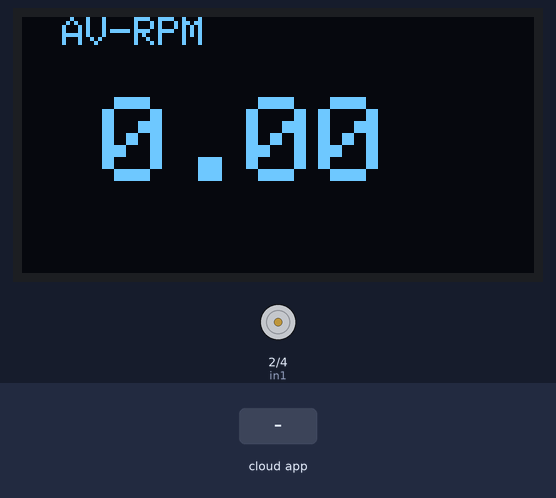
Bench run of a sketch on a simulated Arduino Uno, built with avr-gcc and run on an emulated ATmega328P. On the bench: 128×64 one-colour display, motor-driver pin pairs drawn as motors (green arrow = first pin HIGH = forward, orange = second pin HIGH = backward, longer = more drive, scaled by the enable pin). The test bench sets the inputs (shaded band). The ROS host is connected and sends only what is stated.

Above: at 1.2 s.
1.3 s: the phone or cloud app sets u_out to -100
At 2.5 s:
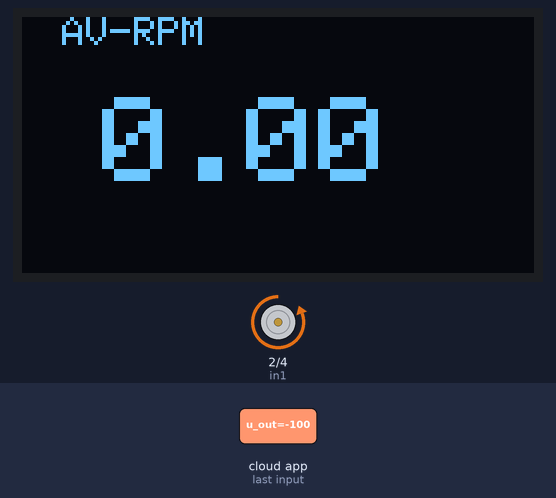
2.8 s: the phone or cloud app sets u_out to 0
At 3.3 s:
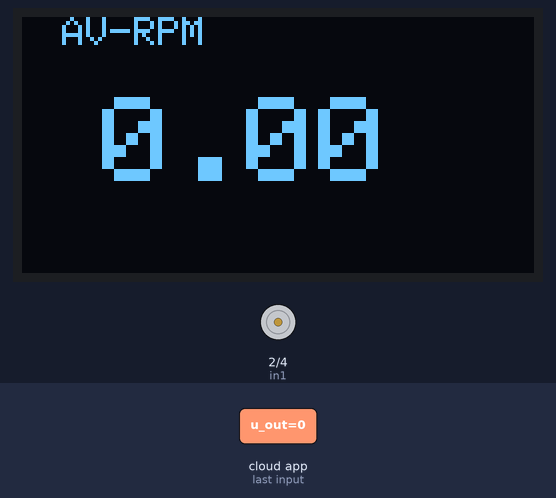
4.3 s: the phone or cloud app sets u_out to 100
At 5.0 s:
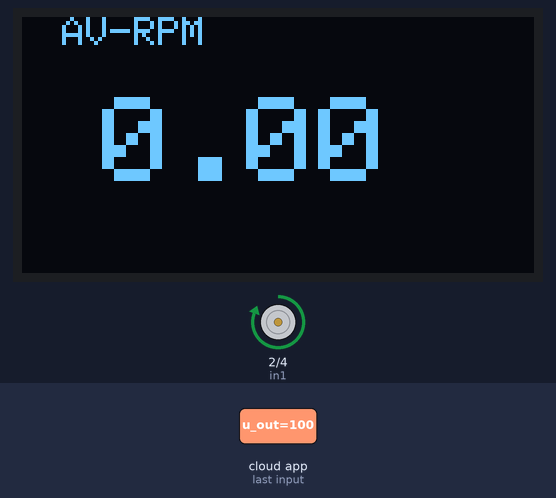
Timing chart, 0 to 7.3 s (numbered marks = the images above; inputs shaded):
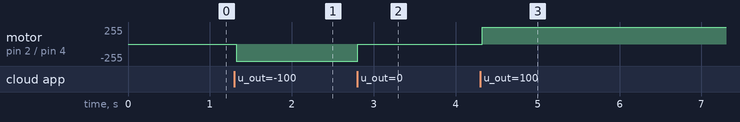

Measured:
- after the input at 1.3 s, motor on pin 2 (in1) / pin 4 (in2): stopped → backward 255/255 at once
- after the input at 2.8 s, motor on pin 2 (in1) / pin 4 (in2): backward 255/255 → stopped at once
- after the input at 4.3 s, motor on pin 2 (in1) / pin 4 (in2): stopped → forward 255/255 at once

The sketch:

test_pwm.ino
```cpp
//ROS LIBRARIES
#include <ros.h>
#include <std_msgs/Float32.h>


//OLED DISPLAY LIBRARIES
#include <Wire.h>
#include <Adafruit_GFX.h>
#include <Adafruit_SSD1306.h>
#define SCREEN_WIDTH 128 // OLED display width, in pixels
#define SCREEN_HEIGHT 64 // OLED display height, in pixels
// Declaration for an SSD1306 display connected to I2C (SDA, SCL pins)
Adafruit_SSD1306 display(SCREEN_WIDTH, SCREEN_HEIGHT, &Wire, -1);

//ROS NODE DECLARATION
ros::NodeHandle nh;

//PIN DEFINITIONS
#define enc_count_rev 12
#define ENC_IN 18

//int PWM=4;
//int DIR=2;


//MOTOR CONTROL
int in1=2; //
int in2=4;
int enA=3; //

//AVERAGE CALCULUS
int index=0;
float total=0.0;
float average=0.0;
const int numReadings=300;
float readings[numReadings];


//VARIABLE DEFINITIOS FOR FILTER & CONTROL
float rpm=0;
float rpmFilter=rpm;
float alpha=0.05;
float rad=1;
float motorPWM=0;
long time= 0.0;
long previousTime= 0;
bool encoderDirection=false;
bool direction=false;

//CALLBACK AND LIMITATION OF ENTRY DATA
void messageCb(const std_msgs::Float32& val_msg){
  //motorPWM=map(val_msg.data,-1,1,-255,255);
  motorPWM=val_msg.data*255;
  if (motorPWM > 255){
    analogWrite(enA, 255);
    digitalWrite(in1, HIGH);
    digitalWrite(in2, LOW);
  }
  else if (motorPWM<0){
    if (abs(motorPWM)>=255){
      //analogWrite(DIR, 255);
      analogWrite(enA, 255);
      digitalWrite(in1, LOW);
      digitalWrite(in2, HIGH);
    }
    else{
      //analogWrite(DIR, abs(motorPWM));
      analogWrite(enA, abs(motorPWM));
      digitalWrite(in1, LOW);
      digitalWrite(in2, HIGH);
    }

  }
  else{
    //analogWrite(PWM, motorPWM);
    analogWrite(enA, motorPWM);
    digitalWrite(in1, HIGH);
    digitalWrite(in2, LOW);
  }
}


//ENCODER CHANGE REGISTRATION
void motor_pulse(){
  long currentTime=micros();
  long time= currentTime-previousTime;
  int val=digitalRead(encoderDirection);
  if(val==LOW){
    direction=true;
  }
  else{
    direction=false;
  }
  if(direction){
    rpm= -1*60000000.0/(time*enc_count_rev*35*285);
    //MEDIA MOVING EXPONENTIAL FILTER
    rpmFilter=alpha*rpm+(1.0-alpha)*rpmFilter;
  }
  else{
    rpm=60000000.0 /(time*enc_count_rev*35*285);
    rpmFilter=alpha*rpm+(1.0-alpha)*rpmFilter;
  }
  previousTime = currentTime;
}

//ROS SUSBCRIBER & PUBLISHER
std_msgs::Float32 rpm_msg;
ros::Publisher pub_motor_output("/rpm",&rpm_msg);
ros::Subscriber<std_msgs::Float32> sub("/u_out", &messageCb);


void setup() {

  //INTERRUPTION PIN
  pinMode(ENC_IN, INPUT_PULLUP);

  //AVERAGE DEFINITION
  for(int thisReading=0;thisReading<numReadings; thisReading++){
    readings[thisReading]=0;
  }
  pinMode(in1, OUTPUT);
  pinMode(in2, OUTPUT);
  pinMode(enA, OUTPUT);

  //ENCODER
  attachInterrupt(digitalPinToInterrupt(ENC_IN), motor_pulse, RISING);

  //ROS
  nh.initNode();
  nh.subscribe(sub);
  nh.advertise(pub_motor_output);

  //OLED SCREEN
  if(!display.begin(SSD1306_SWITCHCAPVCC, 0x3C)) { // Address 0x3D for 128x64
    Serial.println(F("SSD1306 allocation failed"));
    for(;;);
  }

}

void loop() {
  // put your main code here, to run repeatedly:

  //AVERAGE DATA CALCULATION FOR 100-300 DATA
  total=total-readings[index];
  readings[index]=rpm;
  total=total+readings[index];
  index=index+1;
  if (index>=numReadings){
    index=0;
  }
  average=total/numReadings;


  //DISPLAY AT OLED SCREEN INFO
  display.clearDisplay();
  display.setTextSize(1);
  display.setTextColor(WHITE);
  display.setCursor(10, 0);
  // Display static text
  display.println("AV-RPM");
  display.setTextSize(3);
  display.setCursor(20, 20);
  // Display static text
  display.println(average);
  display.display();

  //ROS PUBLISH
  rpm_msg.data=average;
  pub_motor_output.publish(&rpm_msg);
  nh.spinOnce();

}
```
